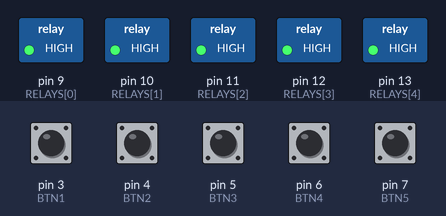
Bench run of a sketch on a simulated Arduino Uno, built with avr-gcc and run on an emulated ATmega328P. Parts: switched loads named in the sketch (green lamp = pin HIGH). The inputs (shaded band) are chosen by the test bench; at power-on: pin 3 (BTN1), pin 4 (BTN2), pin 5 (BTN3), pin 6 (BTN4), pin 7 (BTN5) HIGH. What the sketch prints to the serial monitor is not drawn.

Above: at 1.2 s.
1.3 s: pin 3 (BTN1) pulled LOW for 1 s
At 2.39 s:
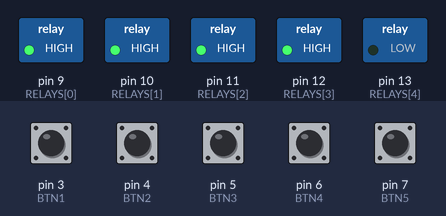
4.0 s: pin 4 (BTN2) pulled LOW for 0.15 s
At 5.6 s:
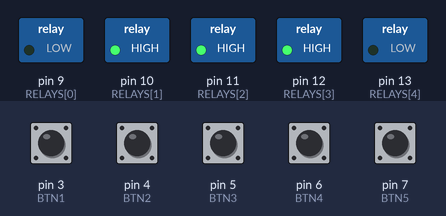
5.9 s: pin 5 (BTN3) pulled LOW for 0.15 s
At 6.6 s:
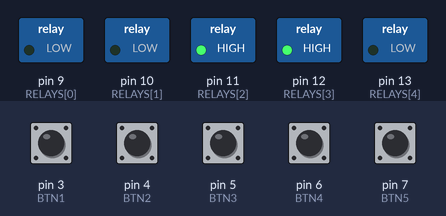
7.5 s: pin 6 (BTN4) pulled LOW for 0.15 s
At 8.7 s:
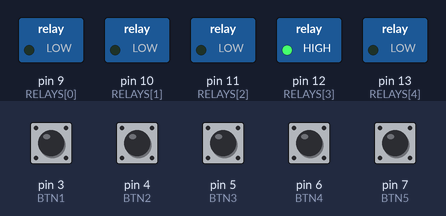
9.1 s: pin 7 (BTN5) pulled LOW for 1 s
At 9.51 s:
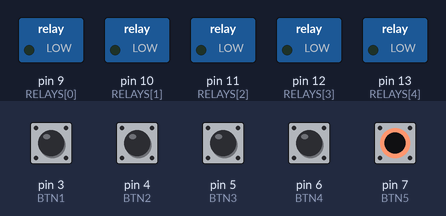
11.6 s: pin 3 (BTN1) driven LOW and pin 4 (BTN2) driven LOW
At 15.52 s:
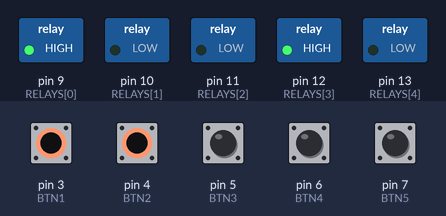
Timing chart, 0 to 15.6 s (numbered marks = the images above; inputs shaded):
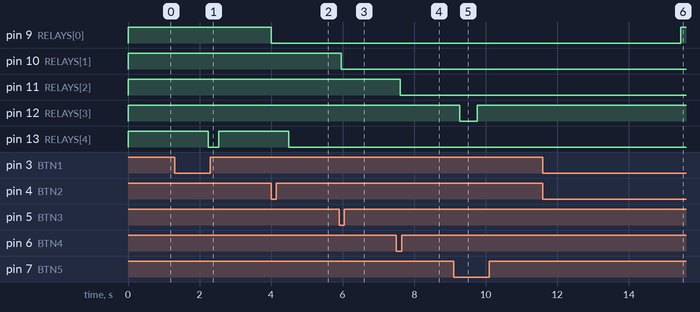

The sketch:

20220430_8chRelay.ino
```cpp
/**
 * 20220921 승철가게 최종 설치본
 */


const int RELAYS[5] = {9, 10, 11, 12, 13}; //2,4,5,7,8

const int BTN1 = 3; //FAN
const int BTN2 = 4; //L2
const int BTN3 = 5; //L1
const int BTN4 = 6; //R1
const int BTN5 = 7; //R2

int rcnt = 5;
int fan_after_sec = 5000;

int fan_stat = 1;
int btn1_stat = 1;
int btn2_stat = 1;
int btn3_stat = 1;
int btn4_stat = 1;
int btn5_stat = 1;


void setup()
{
  Serial.begin(9600);

  for(int i = 0; i < rcnt; i++) {
    pinMode(RELAYS[i], OUTPUT);
  }

  for(int i = 0; i < rcnt; i++) {
    digitalWrite(RELAYS[i], HIGH); // HIGH로 해야 릴레이 꺼진 상태(풀업 때문?)
  }

  pinMode(BTN1, INPUT_PULLUP);
  pinMode(BTN2, INPUT_PULLUP);
  pinMode(BTN3, INPUT_PULLUP);
  pinMode(BTN4, INPUT_PULLUP);
  pinMode(BTN5, INPUT_PULLUP);
}


void loop()
{
  Serial.print("BTN1: " + (String)digitalRead(BTN1) + " / ");
  Serial.print("BTN2: " + (String)digitalRead(BTN2) + " / ");
  Serial.print("BTN3: " + (String)digitalRead(BTN3) + " / ");
  Serial.print("BTN4: " + (String)digitalRead(BTN4) + " / ");
  Serial.print("BTN5: " + (String)digitalRead(BTN5));
  Serial.println("");

  Serial.print("fan_stat: " + (String)fan_stat + " / ");
  Serial.print("btn1_stat: " + (String)btn1_stat + " / ");
  Serial.print("btn2_stat: " + (String)btn2_stat + " / ");
  Serial.print("btn3_stat: " + (String)btn3_stat + " / ");
  Serial.print("btn4_stat: " + (String)btn4_stat + " / ");
  Serial.print("btn5_stat: " + (String)btn5_stat);
  Serial.println("");Serial.println("");

  if(btn1_stat == 0 || btn2_stat == 0 || btn3_stat == 0 || btn4_stat == 0 || btn5_stat == 0) {
    fan_stat = LOW;
    Serial.print("fan_stat : LOW");
  } else {
    fan_stat = HIGH;
    Serial.print("fan_stat : HIGH");
  }

  if(digitalRead(BTN1) == 0) {
    if(btn1_stat == HIGH) {
      btn1_stat = LOW;
    } else {
      btn1_stat = HIGH;
    }

    //digitalWrite(RELAYS[4], btn1_stat); //버튼상태만 바꿔주고 팬상태는 아래쪽에 이미 바꾸고 있어서 주석처리 한다.

    delay(200);
  }

  if(digitalRead(BTN2) == 0) {
    if(btn2_stat == HIGH) {
      btn2_stat = LOW;
    } else {
      btn2_stat = HIGH;
    }

    digitalWrite(RELAYS[0], btn2_stat);

    if(btn2_stat == HIGH) { // 본기계작동후 팬을 n초간 더 돌리기 위함.
      delay(fan_after_sec);
    }

    delay(200);
  }

  if(digitalRead(BTN3) == 0) {
    if(btn3_stat == HIGH) {
      btn3_stat = LOW;
    } else {
      btn3_stat = HIGH;
    }

    digitalWrite(RELAYS[1], btn3_stat);

    if(btn3_stat == HIGH) { // 본기계작동후 팬을 n초간 더 돌리기 위함.
      delay(fan_after_sec);
    }

    delay(200);
  }

  if(digitalRead(BTN4) == 0) {
    if(btn4_stat == HIGH) {
      btn4_stat = LOW;
    } else {
      btn4_stat = HIGH;
    }

    digitalWrite(RELAYS[2], btn4_stat);

    if(btn4_stat == HIGH) { // 본기계작동후 팬을 n초간 더 돌리기 위함.
      delay(fan_after_sec);
    }

    delay(200);
  }

  if(digitalRead(BTN5) == 0) {
    if(btn5_stat == HIGH) {
      btn5_stat = LOW;
    } else {
      btn5_stat = HIGH;
    }

    digitalWrite(RELAYS[3], btn5_stat);

/*잘못된것으로 의심되는 부분 주석(btn4_stat 이 왜 나오냐
    if(btn4_stat == HIGH) { // 본기계작동후 팬을 n초간 더 돌리기 위함.
      delay(fan_after_sec);
    }
*/
    if(btn5_stat == HIGH) { // 본기계작동후 팬을 n초간 더 돌리기 위함.
      delay(fan_after_sec);
    }


    delay(200);
  }

/*

  if(fan_stat == HIGH) {
    delay(5000);
  }

*/

  digitalWrite(RELAYS[4], fan_stat); // FAN

  delay(200);
}
```

Measured:
- after the input at 1.3 s, pin 13 (RELAYS[4]): HIGH → LOW after 0.95 s, → HIGH 0.29 s later
- after the input at 4.0 s, pin 9 (RELAYS[0]): HIGH → LOW at once; pin 13 (RELAYS[4]): HIGH → LOW after 0.50 s
- after the input at 5.9 s, pin 10 (RELAYS[1]): HIGH → LOW after 0.06 s
- after the input at 7.5 s, pin 11 (RELAYS[2]): HIGH → LOW after 0.11 s
- after the input at 9.1 s, pin 12 (RELAYS[3]): HIGH → LOW after 0.17 s, → HIGH 0.49 s later
- after the input at 11.6 s, pin 9 (RELAYS[0]): LOW → HIGH after 3.9 s
